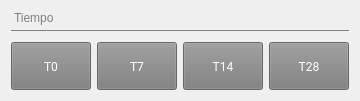
         <widget class="QFrame" name="frame_3">
          <property name="frameShape">
           <enum>QFrame::NoFrame</enum>
          </property>
          <property name="frameShadow">
           <enum>QFrame::Raised</enum>
          </property>
          <property name="lineWidth">
           <number>0</number>
          </property>
          <layout class="QGridLayout" name="gridLayout_12">
           <item row="0" column="0" colspan="4">
            <widget class="QLabel" name="label_3">
             <property name="sizePolicy">
              <sizepolicy hsizetype="Preferred" vsizetype="Maximum">
               <horstretch>0</horstretch>
               <verstretch>0</verstretch>
              </sizepolicy>
             </property>
             <property name="font">
              <font>
               <family>Microsoft Sans Serif</family>
               <stylestrategy>PreferDefault</stylestrategy>
              </font>
             </property>
             <property name="styleSheet">
              <string notr="true">*{
color: grey;
border:none;
border-bottom: 1px solid grey;
padding-bottom: 5px;
margin-bottom: 5px}</string>
             </property>
             <property name="text">
              <string>Tiempo</string>
             </property>
            </widget>
           </item>
           <item row="1" column="0">
            <widget class="QPushButton" name="boton_T0">
             <property name="enabled">
              <bool>false</bool>
             </property>
             <property name="sizePolicy">
              <sizepolicy hsizetype="Expanding" vsizetype="Fixed">
               <horstretch>0</horstretch>
               <verstretch>0</verstretch>
              </sizepolicy>
             </property>
             <property name="minimumSize">
              <size>
               <width>0</width>
               <height>48</height>
              </size>
             </property>
             <property name="font">
              <font>
               <family>Roboto,sans-serif</family>
               <weight>50</weight>
               <bold>false</bold>
               <underline>false</underline>
               <strikeout>false</strikeout>
              </font>
             </property>
             <property name="focusPolicy">
              <enum>Qt::ClickFocus</enum>
             </property>
             <property name="styleSheet">
              <string notr="true">*{
padding:0.7em 1.7em;
margin:0 0.3em 0.3em 0;
border-radius:0.2em;
text-decoration:none;
font-family:'Roboto',sans-serif;
font-weight:400;
color:#FFFFFF;
background-color:#3369ff;;
text-align:center;
position:relative;}

QPushButton:hover{background-color:#003ea3;}
QPushButton:disabled{
padding:0.7em 1.7em;
margin:0 0.3em 0.3em 0;
border-radius:0.2em;
text-decoration:none;
font-family:'Roboto',sans-serif;
font-weight:400;
color:#FFFFFF;
background-color:rgb(124, 124, 124);
text-align:center;
position:relative;}</string>
             </property>
             <property name="text">
              <string>T0</string>
             </property>
            </widget>
           </item>
           <item row="1" column="3">
            <widget class="QPushButton" name="boton_T28">
             <property name="enabled">
              <bool>false</bool>
             </property>
             <property name="sizePolicy">
              <sizepolicy hsizetype="Expanding" vsizetype="Fixed">
               <horstretch>0</horstretch>
               <verstretch>0</verstretch>
              </sizepolicy>
             </property>
             <property name="minimumSize">
              <size>
               <width>0</width>
               <height>48</height>
              </size>
             </property>
             <property name="font">
              <font>
               <family>Roboto,sans-serif</family>
               <weight>50</weight>
               <bold>false</bold>
               <underline>false</underline>
               <strikeout>false</strikeout>
              </font>
             </property>
             <property name="focusPolicy">
              <enum>Qt::ClickFocus</enum>
             </property>
             <property name="styleSheet">
              <string notr="true">*{
padding:0.7em 1.7em;
margin:0 0.3em 0.3em 0;
border-radius:0.2em;
text-decoration:none;
font-family:'Roboto',sans-serif;
font-weight:400;
color:#FFFFFF;
background-color:#3369ff;;
text-align:center;
position:relative;}

QPushButton:hover{background-color:#003ea3;}
QPushButton:disabled{
padding:0.7em 1.7em;
margin:0 0.3em 0.3em 0;
border-radius:0.2em;
text-decoration:none;
font-family:'Roboto',sans-serif;
font-weight:400;
color:#FFFFFF;
background-color:rgb(124, 124, 124);
text-align:center;
position:relative;}</string>
             </property>
             <property name="text">
              <string>T28</string>
             </property>
            </widget>
           </item>
           <item row="1" column="1">
            <widget class="QPushButton" name="boton_T7">
             <property name="enabled">
              <bool>false</bool>
             </property>
             <property name="sizePolicy">
              <sizepolicy hsizetype="Expanding" vsizetype="Fixed">
               <horstretch>0</horstretch>
               <verstretch>0</verstretch>
              </sizepolicy>
             </property>
             <property name="minimumSize">
              <size>
               <width>0</width>
               <height>48</height>
              </size>
             </property>
             <property name="font">
              <font>
               <family>Roboto,sans-serif</family>
               <weight>50</weight>
               <bold>false</bold>
               <underline>false</underline>
               <strikeout>false</strikeout>
              </font>
             </property>
             <property name="focusPolicy">
              <enum>Qt::ClickFocus</enum>
             </property>
             <property name="styleSheet">
              <string notr="true">*{
padding:0.7em 1.7em;
margin:0 0.3em 0.3em 0;
border-radius:0.2em;
text-decoration:none;
font-family:'Roboto',sans-serif;
font-weight:400;
color:#FFFFFF;
background-color:#3369ff;;
text-align:center;
position:relative;}

QPushButton:hover{background-color:#003ea3;}
QPushButton:disabled{
padding:0.7em 1.7em;
margin:0 0.3em 0.3em 0;
border-radius:0.2em;
text-decoration:none;
font-family:'Roboto',sans-serif;
font-weight:400;
color:#FFFFFF;
background-color:rgb(124, 124, 124);
text-align:center;
position:relative;}</string>
             </property>
             <property name="text">
              <string>T7</string>
             </property>
            </widget>
           </item>
           <item row="1" column="2">
            <widget class="QPushButton" name="boton_T14">
             <property name="enabled">
              <bool>false</bool>
             </property>
             <property name="sizePolicy">
              <sizepolicy hsizetype="Expanding" vsizetype="Fixed">
               <horstretch>0</horstretch>
               <verstretch>0</verstretch>
              </sizepolicy>
             </property>
             <property name="minimumSize">
              <size>
               <width>0</width>
               <height>48</height>
              </size>
             </property>
             <property name="font">
              <font>
               <family>Roboto,sans-serif</family>
               <weight>50</weight>
               <bold>false</bold>
               <underline>false</underline>
               <strikeout>false</strikeout>
              </font>
             </property>
             <property name="focusPolicy">
              <enum>Qt::ClickFocus</enum>
             </property>
             <property name="styleSheet">
              <string notr="true">*{
padding:0.7em 1.7em;
margin:0 0.3em 0.3em 0;
border-radius:0.2em;
text-decoration:none;
font-family:'Roboto',sans-serif;
font-weight:400;
color:#FFFFFF;
background-color:#3369ff;;
text-align:center;
position:relative;}

QPushButton:hover{background-color:#003ea3;}
QPushButton:disabled{
padding:0.7em 1.7em;
margin:0 0.3em 0.3em 0;
border-radius:0.2em;
text-decoration:none;
font-family:'Roboto',sans-serif;
font-weight:400;
color:#FFFFFF;
background-color:rgb(124, 124, 124);
text-align:center;
position:relative;}</string>
             </property>
             <property name="text">
              <string>T14</string>
             </property>
            </widget>
           </item>
          </layout>
         </widget>
